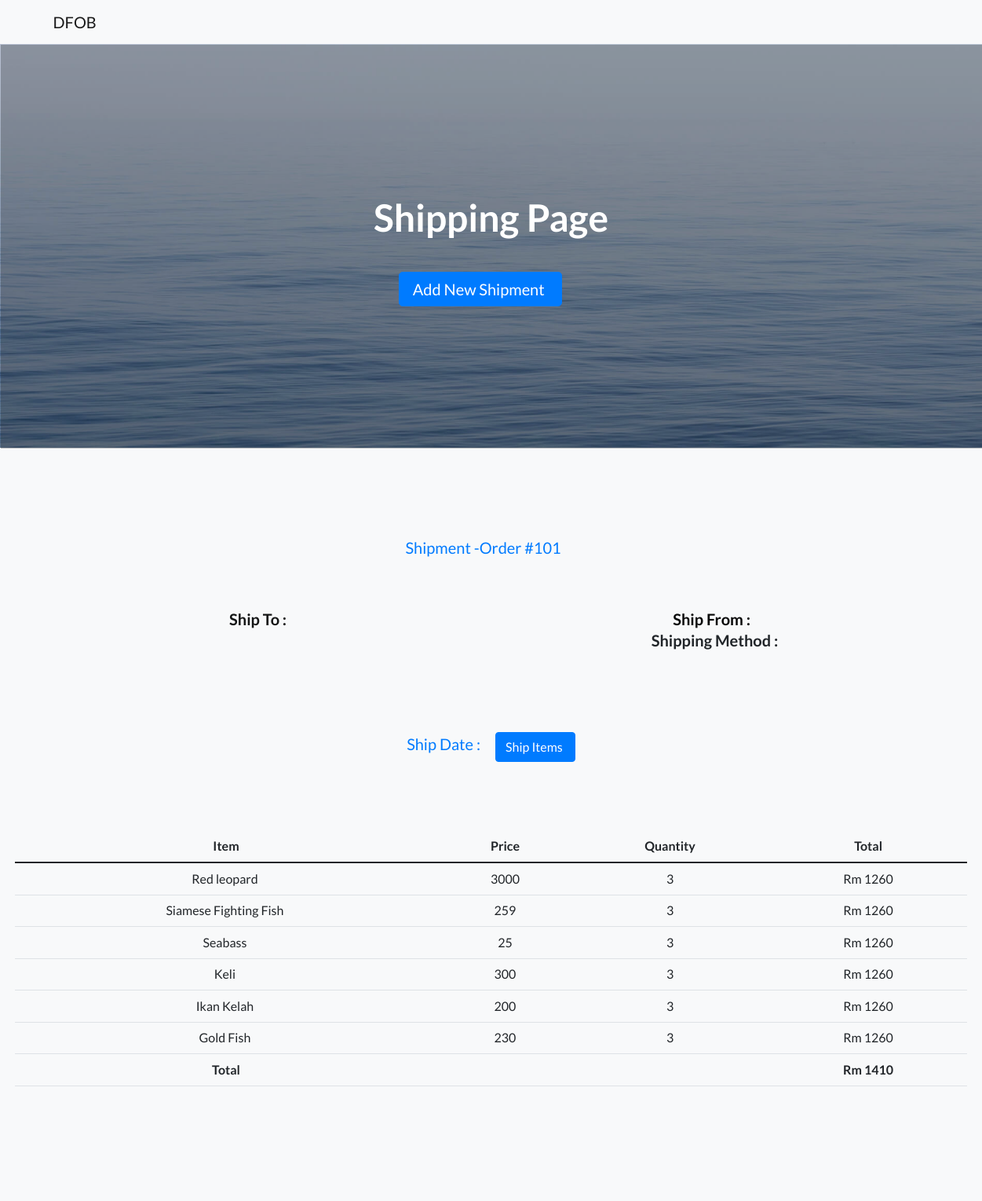
The page /ship.php on the database its author committed.
### tables this page shows
CREATE TABLE `tbl_productsell_delta` (
  `ID` int(11) NOT NULL,
  `PICTURE` varchar(255) NOT NULL,
  `NAME` varchar(255) NOT NULL,
  `DESCRIPTION` text NOT NULL,
  `SELLER` varchar(50) DEFAULT NULL,
  `PRICE` int(11) NOT NULL,
  `STOCK` int(50) DEFAULT NULL
);

### ship.php (the view, shortened to what this page needs)
<?php
 include 'db.php';
 ?>
<!DOCTYPE html>
<html>
<head>
	<link rel="stylesheet" href="assets/bootstrap/css/bootstrap.min.css"><link rel="stylesheet" href="https://fonts.googleapis.com/css?family=Lato:300,400,700,300italic,400italic,700italic">
</head>
<body>
<?php
    try {
       $conn = new PDO("mysql:host=$servername;dbname=$dbname", $username, $password);
      $conn->setAttribute(PDO::ATTR_ERRMODE, PDO::ERRMODE_EXCEPTION);
       $stmt = $conn->prepare("SELECT * FROM tbl_productsell_delta ");
       $stmt->bindParam(':pid', $pid, PDO::PARAM_STR);
      $stmt->execute();
    $result = $stmt->fetchAll();
    } catch (Exception $e) {
      echo "Error: ". $e->getMessage();
    }
    ?>
	<nav class="navbar navbar-light navbar-expand bg-light navigation-clean">
	<div class="container">
		<a class="navbar-brand" href="#">DFOB</a>
		<div class="collapse navbar-collapse" id="navcol-1"></div></div></nav>
		<header class="text-center text-white masthead" style="background:url('assets/img/bg-masthead.jpg')no-repeat center center;background-size:cover;">
			<div class="overlay" style="padding: -2px;margin: 1px;"></div>
			<div class="container"><div class="row"><div class="col-xl-9 mx-auto position-relative">
				<h1 class="mb-5">Shipping Page</h1></div>
				<div class="col-md-10 col-lg-8 col-xl-7 mx-auto position-relative">
					<form>
						<div class="row"><div class="col-12 col-md-3 offset-md-4 offset-xl-4">
						<button class="btn btn-primary btn-lg" type="submit" style="margin: -19px;padding: 6px 16px;width: 208px;">Add New Shipment&nbsp;</button></div></div></form></div></div></div>
					</header>
					<section class="text-center bg-light features-icons">
						<div class="container"><div class="row"><div class="col-md-12" style="color: var(--bs-indigo);padding: -17px;margin: 0px;">
							<a class="navbar-brand" href="#">Shipment -Order #101&nbsp;</a></div></div><div class="row">
								<div class="col-md-6" style="padding: 61px;">
									<a class="navbar-brand" href="#" style="color: rgb(20,21,21);font-weight: bold;padding: 61px;">Ship To :&nbsp;&nbsp;</a>
								</div>
								<div class="col" style="padding: 61px;">
									<a class="navbar-brand" href="#" style="color: rgb(8,8,8);font-weight: bold;margin: 16px;padding: -3px;">Ship From :&nbsp;&nbsp;</a>
									<h5 class="mb-0">Shipping Method :</h5>
								</div>
								<div class="col-md-12" style="color: var(--bs-indigo);padding: 44px;">
									<a class="navbar-brand" href="#">Ship Date :</a>
									<button class="btn btn-primary">Ship Items&nbsp;</button></div>
									<div class="col-md-12 offset-md-6" style="color: var(--bs-indigo);padding: 51px;margin: -39px;">
									</div></div></div>
									<div class="table-responsive" style="padding: 60px;margin: -41px;">
										<table class="table"><thead>
											<tr><th>Item&nbsp;</th>
												<th>Price</th>
												<th>Quantity</th>
												<th>Total</th>
											</tr></thead>
											<tbody>
												<?php foreach($result as $readrow) {?>
												<tr><td><?php echo $readrow['NAME']; ?>  &nbsp;</td>
													<td><?php echo $readrow['PRICE']; ?></td>
													<td>3</td>
													<td>Rm 1260</td>
												</tr>
												<?php }?>
												<tr total="Rm 1410">
													<td style="font-weight: bold;">Total&nbsp;</td>
													<td></td>
													<td></td>
													<td style="font-weight: bold;">Rm 1410</td></tr>
												</tbody>
											</table>
										</div></section>
												</body>
	</html>

### rows shown on the page
tbl_productsell_delta: NAME "Red leopard", PRICE "3000"
tbl_productsell_delta: NAME "Siamese Fighting Fish", PRICE "259"
tbl_productsell_delta: NAME "Seabass", PRICE "25"
tbl_productsell_delta: NAME "Keli", PRICE "300"
tbl_productsell_delta: NAME "Ikan Kelah", PRICE "200"
tbl_productsell_delta: NAME "Gold Fish", PRICE "230"
